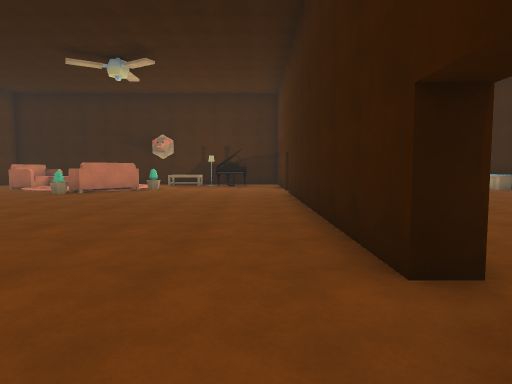
view 1 (above)

15 first-person views from a walk through a Unity game level. The camera is 1.4 m above the floor, tilts 4° down and sees 75° across. Doors are open. The floor is counted in squares, 2 m on a side. Each view is taken from the middle of a square. On the plan, view 1 faces up. The plan holds only what a view shows up to about 10 squares ahead; the rest is blank. The place goes on beyond the plan. The player is left out. Some surface patterns are stand-ins.

view 2
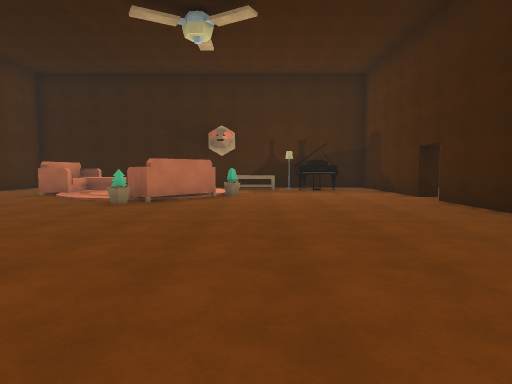

view 3
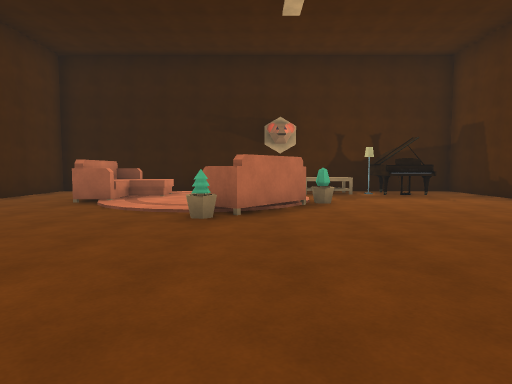

view 4
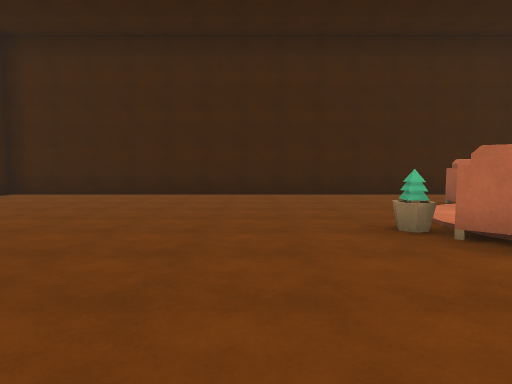

view 5
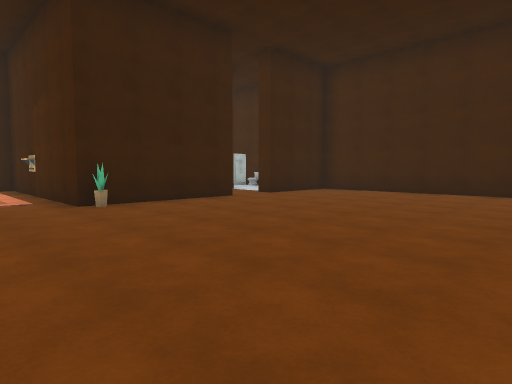

view 6
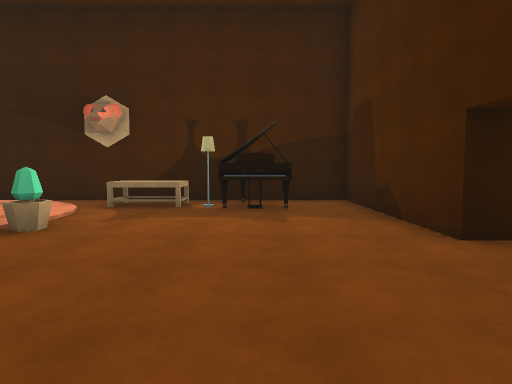

view 7
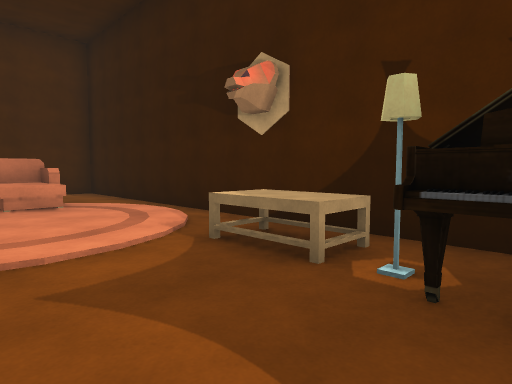

view 8
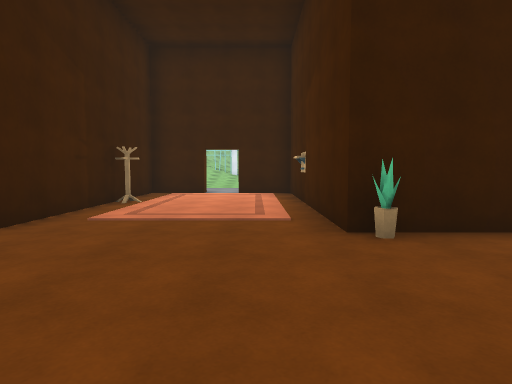

view 9
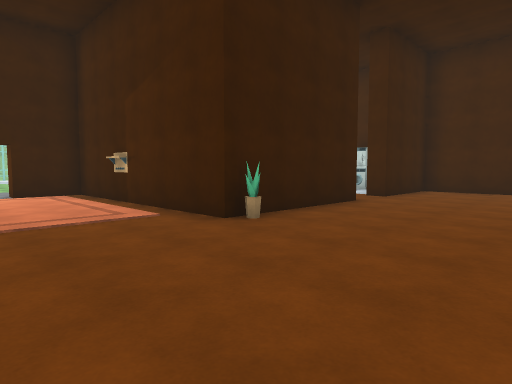

view 10
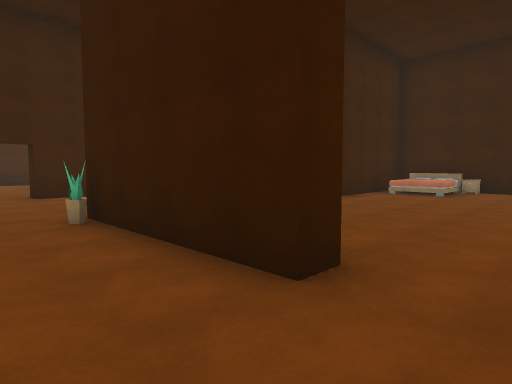

view 11
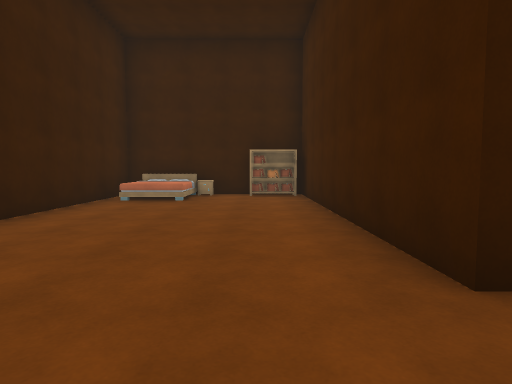

view 12
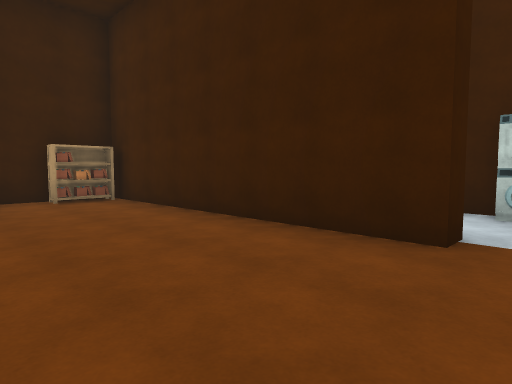

view 13
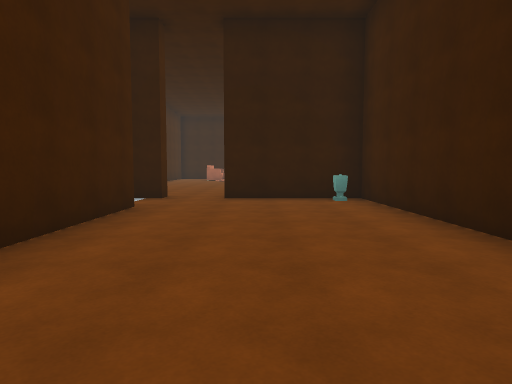

view 14
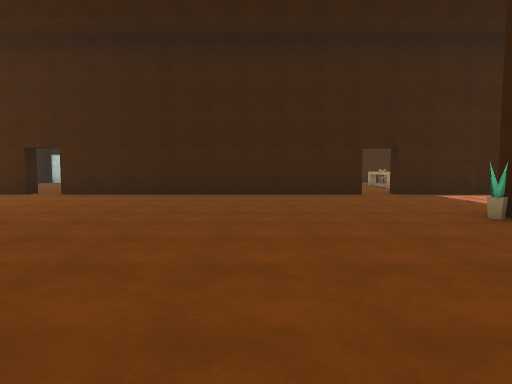

view 15
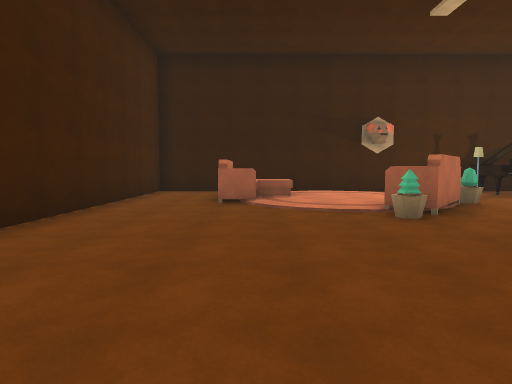

### Floor plan
Points are (right, up) in squares from view 1. A wall is a line through its corners. A room is listed if a view was taken in it or the views show most of it. See-through windows are left out.
Room 1 (views 1, 2, 3, 4, 5, 6, 7, 8, 9, 10, 14, 15)
walls: (-6.7, 1.4) (-3, 1.4) (-3, -1.6); (1, 11.2) (1, 15.4) (-2.5, 15.4); (1, 2.1) (1, 10.4); (-9.9, 15.4) (-11, 15.4) (-11, 1.4) (-8.3, 1.4); (-3, -2.6) (-3, -4.6) (-1.5, -4.6); (-0.5, -4.6) (1, -4.6) (1, 1.2)
ways out: opening at (-7.5, 1) to room 2; open door at (-1, -5) to room 2; open door at (1, 1.5); open door at (1, 10.5)
objects: other object (-9, 12) to (-7, 14); other object (-6, 10); other object (-5, 10) to (-4, 12); other object (-4, 12); other object (-3, 2); other object (-3, 14) to (-3, 15); other object (-1, 14) to (-1, 15); other object (1, -2)
Room 2 (view 11)
walls: (-8.7, -0.9) (-8.3, -0.9); (-6.7, 0.9) (-6.7, 1.4); (-8.3, 1.4) (-8.3, 0.9) (-9, 0.9)
ways out: opening at (-7.5, 1) to room 1; open door at (-1, -5) to room 1; opening at (-8, 0) to room 3
objects: other object (-11, -1); other object (-8, -8); other object (-7, -8)
Room 3 (views 12, 13)
walls: (-3, -1.6) (-3, -2.6); (-8.3, -0.9) (-8.3, -7.5); (-6.6, -8.1) (-3.5, -8.1) (-3.5, 0.9) (-6.7, 0.9)
ways out: opening at (-8, 0) to room 2
objects: other object (-4, -7); other object (-4, 0)

Positions as (right, up) in squares from view 1, and headings:
1: (0, 0), facing up
2: (-3, 3), facing up
3: (-5, 5), facing up
4: (-2, 8), facing left
5: (-1, 8), facing down-left
6: (-1, 8), facing up
7: (-1, 12), facing up-left
8: (-2, 5), facing down
9: (0, 5), facing down-left
10: (-8, 3), facing down-right
11: (-7, 1), facing down
12: (-5, 0), facing down-left
13: (-6, -7), facing up
14: (-8, 5), facing right
15: (-8, 5), facing up
